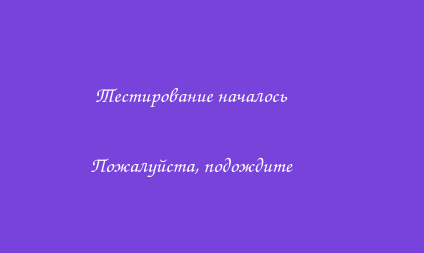
<?xml version="1.0" encoding="UTF-8"?>
<ui version="4.0">
 <class>WaitWindow</class>
 <widget class="QMainWindow" name="WaitWindow">
  <property name="geometry">
   <rect>
    <x>0</x>
    <y>0</y>
    <width>424</width>
    <height>253</height>
   </rect>
  </property>
  <property name="windowTitle">
   <string>Cash Counter</string>
  </property>
  <property name="windowIcon">
   <iconset>
    <normaloff>../Icons/app_icon.png</normaloff>../Icons/app_icon.png</iconset>
  </property>
  <property name="styleSheet">
   <string notr="true">background-color:  rgb(119, 67, 219);</string>
  </property>
  <widget class="QWidget" name="centralwidget">
   <widget class="QLabel" name="label">
    <property name="geometry">
     <rect>
      <x>94</x>
      <y>50</y>
      <width>251</width>
      <height>91</height>
     </rect>
    </property>
    <property name="font">
     <font>
      <family>Comic Sans MS</family>
      <pointsize>16</pointsize>
     </font>
    </property>
    <property name="styleSheet">
     <string notr="true">color: white;</string>
    </property>
    <property name="text">
     <string>Тестирование началось</string>
    </property>
   </widget>
   <widget class="QLabel" name="label_2">
    <property name="geometry">
     <rect>
      <x>90</x>
      <y>120</y>
      <width>261</width>
      <height>91</height>
     </rect>
    </property>
    <property name="font">
     <font>
      <family>Comic Sans MS</family>
      <pointsize>16</pointsize>
     </font>
    </property>
    <property name="styleSheet">
     <string notr="true">color: white;</string>
    </property>
    <property name="text">
     <string>Пожалуйста, подождите</string>
    </property>
   </widget>
  </widget>
 </widget>
 <resources/>
 <connections/>
</ui>
